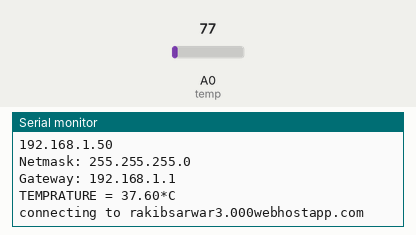
Recording of a sketch running on a simulated ESP8266 (NodeMCU). Parts: the last lines printed to the serial monitor. The test bench sets the inputs (shaded band); at power-on: A0 (temp) = 77. WiFi joins after 1.5 s; servers stay silent unless stated; uploads are accepted with an empty reply.

Above: at 2.8 s.
2.9 s: A0 (temp) set to 92
At 5.0 s:
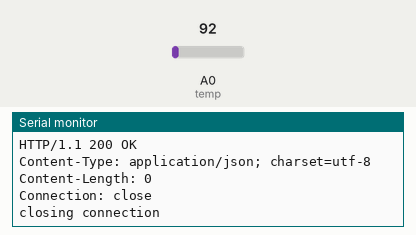
9.3 s: A0 (temp) set to 107
At 13.9 s:
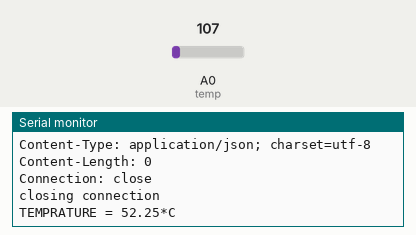
Timing chart, 0 to 15.4 s (numbered marks = the images above; inputs shaded):
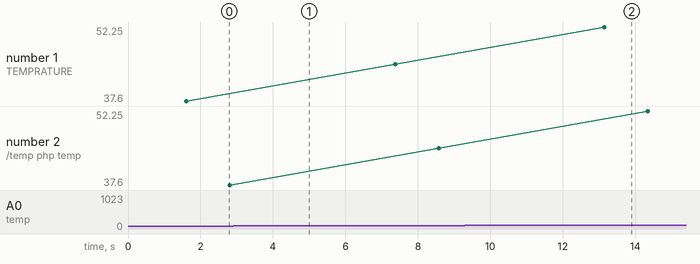

The sketch:

temp_to_server_with_nodemcu.ino
```cpp
#include <ESP8266WiFi.h>


const char* ssid     = "404 Network Unavailable";
const char* password = "*+3wrasm!";
const char* host = "rakibsarwar3.000webhostapp.com";

int val;

int temp =A0;


void setup() {
  Serial.begin(115200);
  delay(100);

  Serial.println();
  Serial.println();
  Serial.print("Connecting to ");
  Serial.println(ssid);

  WiFi.begin(ssid, password);
  while (WiFi.status() != WL_CONNECTED) {
    delay(500);
    Serial.print(".");
  }

  Serial.println("");
  Serial.println("WiFi connected");
  Serial.println("IP address: ");
  Serial.println(WiFi.localIP());
  Serial.print("Netmask: ");
  Serial.println(WiFi.subnetMask());
  Serial.print("Gateway: ");
  Serial.println(WiFi.gatewayIP());
}

void loop() {
  val = analogRead(temp);

float mv = ( val/1024.0)*5000;

float cel = mv/10;

float farh = (cel*9)/5 + 32;


Serial.print("TEMPRATURE = ");
Serial.print(cel);
Serial.print("*C");

Serial.println();
delay(1000);

  Serial.print("connecting to ");
  Serial.println(host);

  WiFiClient client;
  const int httpPort = 80;
  if (!client.connect(host, httpPort)) {
    Serial.println("connection failed");
    return;
  }

  String url = "/temp.php?temp=" + String(cel) ;
  Serial.print("Requesting URL: ");
  Serial.println(url);

  client.print(String("GET ") + url + " HTTP/1.1\r\n" +
               "Host: " + host + "\r\n" +
               "Connection: close\r\n\r\n");
  delay(500);

  while(client.available()){
    String line = client.readStringUntil('\r');
    Serial.print(line);
  }

  Serial.println();
  Serial.println("closing connection");
  delay(3000);
}
```

Measured:
- after the input at 9.3 s, the serial monitor: prints a new line after 3.8 s (image 2)
- plotted number 1: 37.6 → 44.92 after the input at 2.9 s, 44.92 → 52.25 after the input at 9.3 s
- plotted number 2: 37.6 → 44.92 after the input at 2.9 s, 44.92 → 52.25 after the input at 9.3 s
